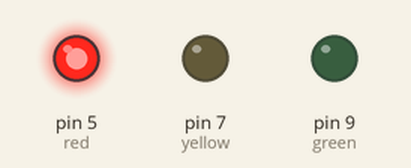
This sketch was run on a simulated Arduino Uno, built with avr-gcc and run on an emulated ATmega328P. On the bench: output pins drawn as LEDs (lit = HIGH).

Above: at 7.5 s.
At 17.5 s:
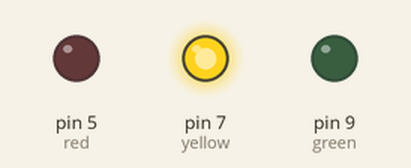
At 20.2 s:
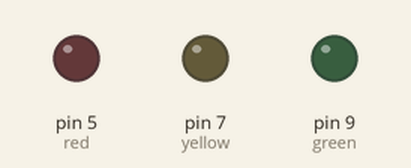
At 23.5 s:
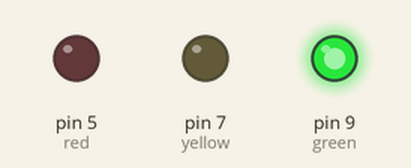
Timing chart, 0 to 34.5 s (numbered marks = the images above):
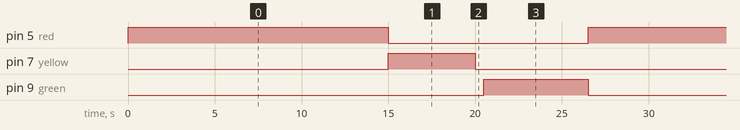

The sketch:

Traffic_Light.ino
```cpp
int red = 5;
int yellow = 7;
int green = 9;

void setup(){

  pinMode(red, OUTPUT);
  pinMode(yellow, OUTPUT);
  pinMode(green,  OUTPUT);

}
void loop(){

  digitalWrite(red, HIGH);
  delay(15000);
  digitalWrite(red,  LOW);

  digitalWrite(yellow, HIGH);
  delay(5000);
  digitalWrite(yellow,  LOW);
  delay(500);

  digitalWrite(green, HIGH);
  delay(2000);
  digitalWrite(green,  LOW);

  digitalWrite(green, HIGH);
  delay(2000);
  digitalWrite(green,  LOW);

  digitalWrite(green, HIGH);
  delay(2000);
  digitalWrite(green,  LOW);
}
```

Measured:
- by itself, pin 5 (red): alternates HIGH for 15.0 s and LOW for 11.5 s
- by itself, pin 7 (yellow): alternates HIGH for 5.0 s and LOW for 21.5 s
- by itself, pin 9 (green): alternates HIGH for 6.0 s and LOW for 20.5 s
